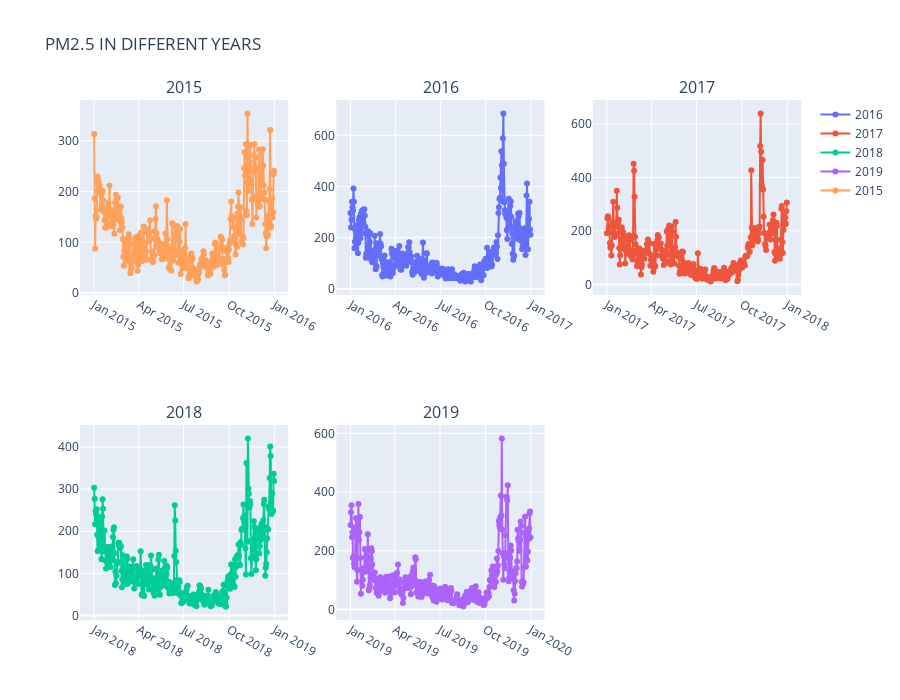

This figure's notebook cell:
### Code cell
from plotly.subplots import make_subplots
fig = make_subplots(rows=2, cols=3,subplot_titles=("2015","2016", "2017", "2018","2019"))
fig.add_trace(
    go.Scatter(
    name ="2016",
    mode = "lines+markers",
    y = aqi_level_16.iloc[:,2],
    x = aqi_level_16.iloc[:,1]),
    row = 1 ,col =2)


fig.add_trace(go.Scatter(
    name ="2017",
    mode = "lines+markers",
    y = aqi_level_17.iloc[:,2],
    x = aqi_level_17.iloc[:,1]),
    row=1, col=3
)

    
    


fig.add_trace(go.Scatter(
    name ="2018",
    mode = "lines+markers",
    y = aqi_level_18.iloc[:,2],
    x = aqi_level_18.iloc[:,1]),
    row=2, col=1
)

fig.add_trace(go.Scatter(
    name ="2019",
    mode = "lines+markers",
    y = aqi_level_19.iloc[:,2],
    x = aqi_level_19.iloc[:,1]),
    row=2, col=2
)

fig.add_trace(go.Scatter(
    name ="2015",
    mode = "lines+markers",
    y = aqi_level_15.iloc[:,2],
    x = aqi_level_15.iloc[:,1]),
    row=1, col=1
)

fig.update_layout(title_text="PM2.5 IN DIFFERENT YEARS", height=700)
fig.show()

### Figure 1 — Plotly figure (JSON) as saved in the notebook; plotly's stock layout.template omitted (floating-point values rounded to 4 significant figures; data arrays with more than 128 entries replaced by an {"elided": "..."} marker saying what was removed)
{"data": [{"mode": "lines+markers", "name": "2016", "type": "scatter", "x": {"elided": "366 str values"}, "xaxis": "x2", "y": {"elided": "366 float values"}, "yaxis": "y2"}, {"mode": "lines+markers", "name": "2017", "type": "scatter", "x": {"elided": "365 str values"}, "xaxis": "x3", "y": {"elided": "365 float values"}, "yaxis": "y3"}, {"mode": "lines+markers", "name": "2018", "type": "scatter", "x": {"elided": "365 str values"}, "xaxis": "x4", "y": {"elided": "365 float values"}, "yaxis": "y4"}, {"mode": "lines+markers", "name": "2019", "type": "scatter", "x": {"elided": "365 str values"}, "xaxis": "x5", "y": {"elided": "365 float values"}, "yaxis": "y5"}, {"mode": "lines+markers", "name": "2015", "type": "scatter", "x": {"elided": "365 str values"}, "xaxis": "x", "y": {"elided": "365 float values"}, "yaxis": "y"}], "layout": {"annotations": [{"font": {"size": 16}, "showarrow": false, "text": "2015", "x": 0.1444, "xanchor": "center", "xref": "paper", "y": 1, "yanchor": "bottom", "yref": "paper"}, {"font": {"size": 16}, "showarrow": false, "text": "2016", "x": 0.5, "xanchor": "center", "xref": "paper", "y": 1, "yanchor": "bottom", "yref": "paper"}, {"font": {"size": 16}, "showarrow": false, "text": "2017", "x": 0.8556, "xanchor": "center", "xref": "paper", "y": 1, "yanchor": "bottom", "yref": "paper"}, {"font": {"size": 16}, "showarrow": false, "text": "2018", "x": 0.1444, "xanchor": "center", "xref": "paper", "y": 0.375, "yanchor": "bottom", "yref": "paper"}, {"font": {"size": 16}, "showarrow": false, "text": "2019", "x": 0.5, "xanchor": "center", "xref": "paper", "y": 0.375, "yanchor": "bottom", "yref": "paper"}], "height": 700, "title": {"text": "PM2.5 IN DIFFERENT YEARS"}, "xaxis": {"anchor": "y", "domain": [0, 0.2889]}, "xaxis2": {"anchor": "y2", "domain": [0.3556, 0.6444]}, "xaxis3": {"anchor": "y3", "domain": [0.7111, 1]}, "xaxis4": {"anchor": "y4", "domain": [0, 0.2889]}, "xaxis5": {"anchor": "y5", "domain": [0.3556, 0.6444]}, "xaxis6": {"anchor": "y6", "domain": [0.7111, 1]}, "yaxis": {"anchor": "x", "domain": [0.625, 1]}, "yaxis2": {"anchor": "x2", "domain": [0.625, 1]}, "yaxis3": {"anchor": "x3", "domain": [0.625, 1]}, "yaxis4": {"anchor": "x4", "domain": [0, 0.375]}, "yaxis5": {"anchor": "x5", "domain": [0, 0.375]}, "yaxis6": {"anchor": "x6", "domain": [0, 0.375]}}}
